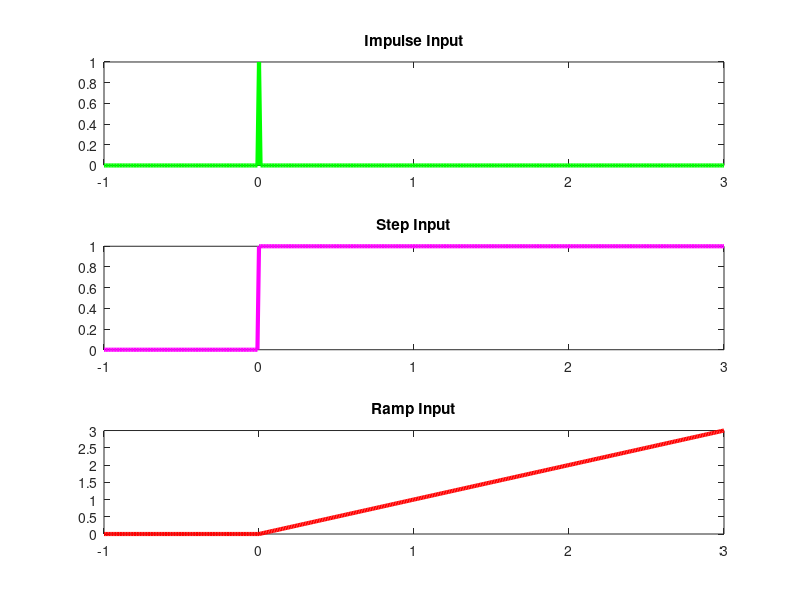
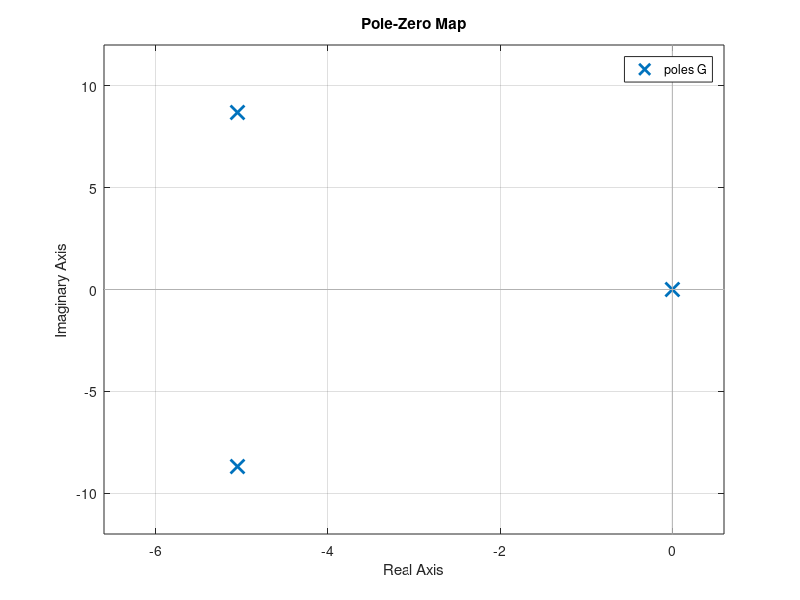
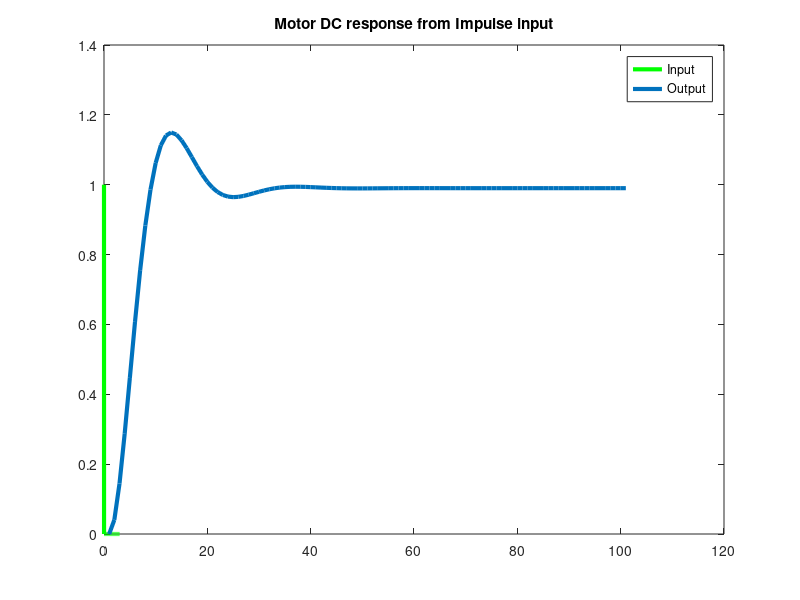
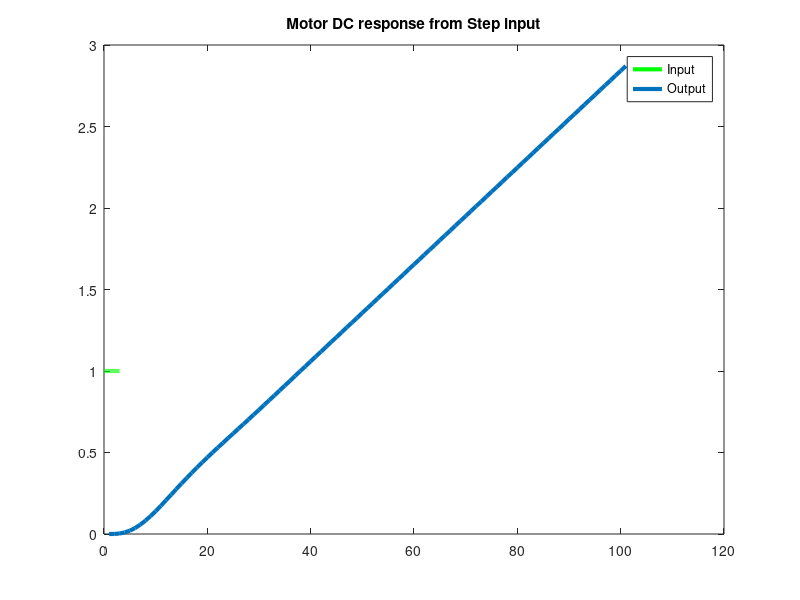

The MATLAB script that drew these images, in order:

% Time vector
% Time is 'negative' here only for curiosity
t = (-1:0.01:3)';

% Impulse
impulse_input = t==0;
figure(1), clf
subplot(3,1,1)
plot(t,impulse_input,'g','linew',3)
title('Impulse Input')

% Step
step_input = t>=0;
subplot(3,1,2)
plot(t,step_input,'m','linew', 3)
title('Step Input')
hold on

% Ramp Input
ramp = t.*step_input;
subplot(3,1,3)
plot(t,ramp,'r', 'linew', 3)
title('Ramp Input')

%%
% Example DC Motor
% Dynamical system with differents inputs
% Reference Feedback Control of Dynamic Systems, Gene F. Franklin
Jm = 0.01;  % [kg.m^2]
b = 0.001;  % [N.m.s]
Kt = 1;     % [Adimensional]
Ke = 1;     % [Adimensional]
Ra = 10;    % [Ohms]
La = 1;     % [H]

s = tf('s');    % Laplace variable (s = jw)

% Motor DC transfer function
G = Kt / ( s*((Jm*s + b)*(La*s + Ra) + Kt*Ke) );

% Poles
disp('The poles are: ')
pole(G)

% Zeros 
disp('The zeros are: ')
if(isempty(zero(G)))
    disp('Does not have zeros')
else
    zero(G)
end

figure(2), clf
pzmap(G)

%% Motor response
t = (0:0.01:3)';
impulse_input = t==0;
step_input = t>=0;
ramp = t.*step_input;

% Impulse
figure(3), clf
plot(t,impulse_input,'g','linew',3)
hold on
y_imp = impulse(G, t(end));
plot(y_imp,'linew',3)
title('Motor DC response from Impulse input')
legend('Input','Output')

% Step 
figure(4), clf
plot(t,step_input,'g', 'linew', 3)
hold on
y_step = step(G, t(end));
plot(y_step,'linew',3)
title('Motor DC response from Step input')
legend('Input','Output')

% Ramp
figure(5), clf
[Y, T] = lsim(G, ramp, t);
plot(t,ramp,'r', 'linew', 3)
hold on
plot(T,Y,'linew',3)
title('Motor DC response from Ramp input')
legend('Input','Output')

% Senoidal input
sin_input = 0.5 * sin(pi*t);  % 1Hz
figure(6), clf
plot(t,sin_input, 'linew', 3)
hold on
[Y,T,X] = lsim(G, sin_input, t);  % System response
plot(T,Y,'linew',3)
title('Motor DC response from Senoidal input')
legend('Input','Output')
